Frame 1 (no input): blank canvas, image omitted
Frame 60 (no input): blank canvas, image omitted
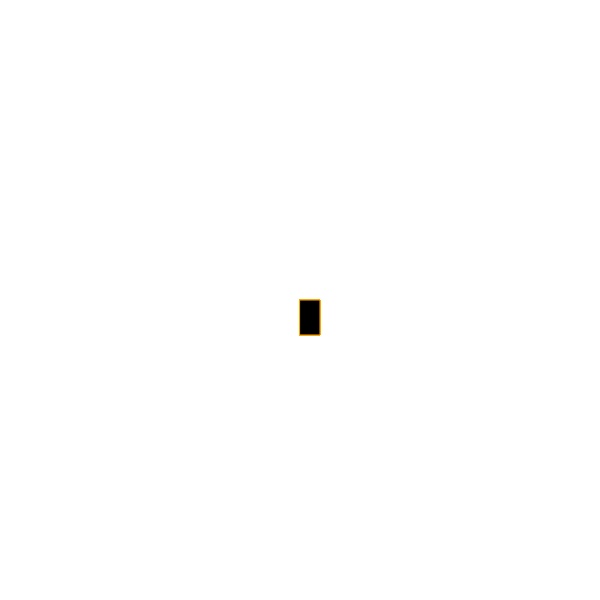
Frame 120 (the mouse pressed at the canvas centre since frame 60)

The p5.js sketch whose frames 1 and 60 were blank and that drew this single picture after the mouse press (run headless with seeded random() and noise() and a simulated clock; from frame 60 on, the mouse is pressed at the canvas centre):

// p5.js sketch
// ── sketch.js
function setup() {
  createCanvas(600, 600);
  background("white");
}

function draw() {
  stroke("orange");
  fill("black");

  // console.log(mouseIsPressed)

  if (mouseIsPressed) {
    rect(mouseX, mouseY, 20, 35);
  }
}
